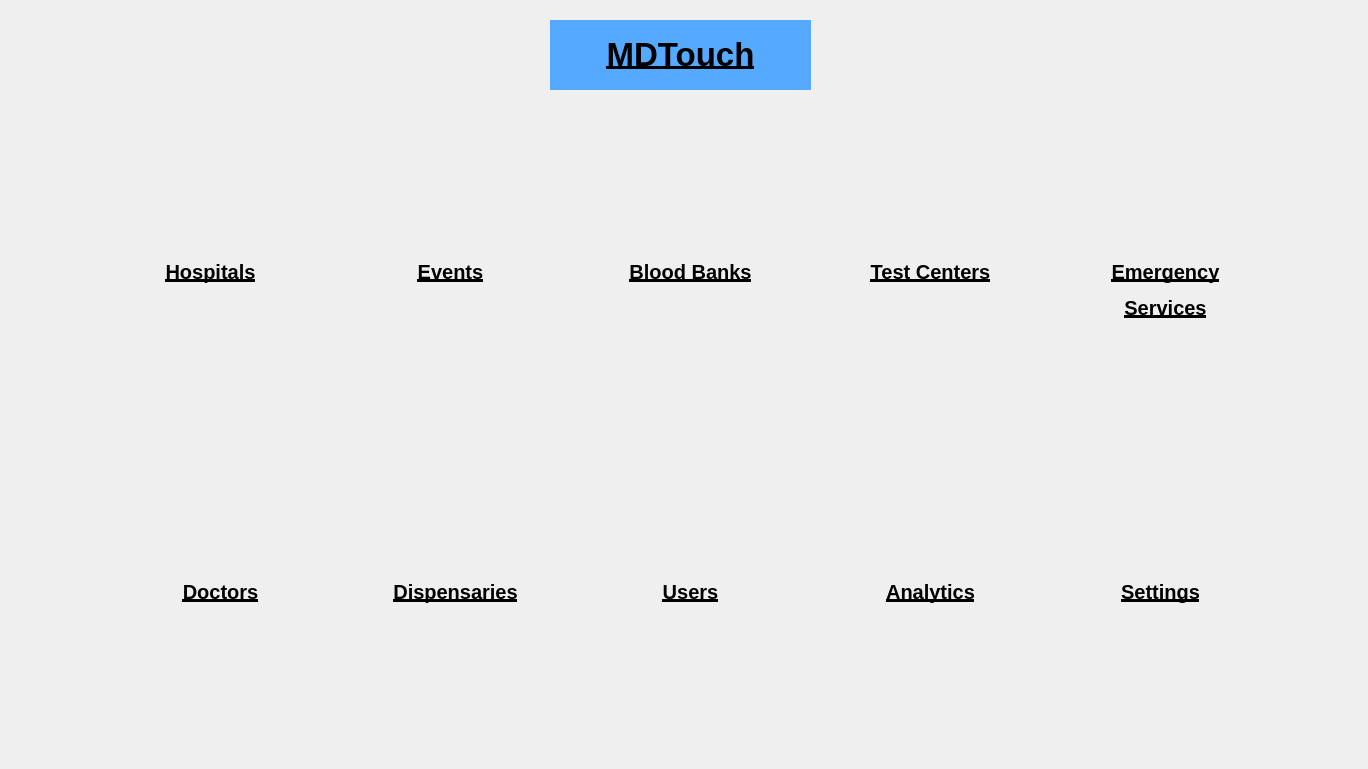
<?xml version="1.0" encoding="UTF-8"?>
<ui version="4.0">
 <class>superadminHome</class>
 <widget class="QMainWindow" name="superadminHome">
  <property name="geometry">
   <rect>
    <x>0</x>
    <y>0</y>
    <width>1368</width>
    <height>769</height>
   </rect>
  </property>
  <property name="sizePolicy">
   <sizepolicy hsizetype="Fixed" vsizetype="Fixed">
    <horstretch>0</horstretch>
    <verstretch>0</verstretch>
   </sizepolicy>
  </property>
  <property name="windowTitle">
   <string>MainWindow</string>
  </property>
  <widget class="QWidget" name="centralwidget">
   <widget class="QLabel" name="eventLabel">
    <property name="geometry">
     <rect>
      <x>380</x>
      <y>260</y>
      <width>141</width>
      <height>51</height>
     </rect>
    </property>
    <property name="text">
     <string>&lt;html&gt;&lt;head/&gt;&lt;body&gt;&lt;p align=&quot;center&quot;&gt;&lt;span style=&quot; font-size:15pt; font-weight:600; text-decoration: underline;&quot;&gt;Events&lt;/span&gt;&lt;/p&gt;&lt;/body&gt;&lt;/html&gt;</string>
    </property>
    <property name="alignment">
     <set>Qt::AlignLeading|Qt::AlignLeft|Qt::AlignTop</set>
    </property>
   </widget>
   <widget class="QLabel" name="emergencyLabel">
    <property name="geometry">
     <rect>
      <x>1080</x>
      <y>260</y>
      <width>171</width>
      <height>81</height>
     </rect>
    </property>
    <property name="sizePolicy">
     <sizepolicy hsizetype="Fixed" vsizetype="Fixed">
      <horstretch>0</horstretch>
      <verstretch>0</verstretch>
     </sizepolicy>
    </property>
    <property name="text">
     <string>&lt;html&gt;&lt;head/&gt;&lt;body&gt;&lt;p align=&quot;center&quot;&gt;&lt;span style=&quot; font-size:15pt; font-weight:600; text-decoration: underline;&quot;&gt;Emergency&lt;/span&gt;&lt;/p&gt;&lt;p align=&quot;center&quot;&gt;&lt;span style=&quot; font-size:15pt; font-weight:600; text-decoration: underline;&quot;&gt;Services&lt;/span&gt;&lt;/p&gt;&lt;/body&gt;&lt;/html&gt;</string>
    </property>
    <property name="alignment">
     <set>Qt::AlignLeading|Qt::AlignLeft|Qt::AlignTop</set>
    </property>
   </widget>
   <widget class="QLabel" name="bloodLabel">
    <property name="geometry">
     <rect>
      <x>600</x>
      <y>260</y>
      <width>181</width>
      <height>51</height>
     </rect>
    </property>
    <property name="text">
     <string>&lt;html&gt;&lt;head/&gt;&lt;body&gt;&lt;p align=&quot;center&quot;&gt;&lt;span style=&quot; font-size:15pt; font-weight:600; text-decoration: underline;&quot;&gt;Blood Banks&lt;/span&gt;&lt;/p&gt;&lt;/body&gt;&lt;/html&gt;</string>
    </property>
    <property name="alignment">
     <set>Qt::AlignLeading|Qt::AlignLeft|Qt::AlignTop</set>
    </property>
   </widget>
   <widget class="QLabel" name="doctorLabel">
    <property name="geometry">
     <rect>
      <x>150</x>
      <y>580</y>
      <width>141</width>
      <height>51</height>
     </rect>
    </property>
    <property name="sizePolicy">
     <sizepolicy hsizetype="Fixed" vsizetype="Fixed">
      <horstretch>0</horstretch>
      <verstretch>0</verstretch>
     </sizepolicy>
    </property>
    <property name="text">
     <string>&lt;html&gt;&lt;head/&gt;&lt;body&gt;&lt;p align=&quot;center&quot;&gt;&lt;span style=&quot; font-size:15pt; font-weight:600; text-decoration: underline;&quot;&gt;Doctors&lt;/span&gt;&lt;/p&gt;&lt;/body&gt;&lt;/html&gt;</string>
    </property>
    <property name="alignment">
     <set>Qt::AlignLeading|Qt::AlignLeft|Qt::AlignTop</set>
    </property>
   </widget>
   <widget class="QLabel" name="testLabel">
    <property name="geometry">
     <rect>
      <x>840</x>
      <y>260</y>
      <width>181</width>
      <height>51</height>
     </rect>
    </property>
    <property name="text">
     <string>&lt;html&gt;&lt;head/&gt;&lt;body&gt;&lt;p align=&quot;center&quot;&gt;&lt;span style=&quot; font-size:15pt; font-weight:600; text-decoration: underline;&quot;&gt;Test Centers&lt;/span&gt;&lt;/p&gt;&lt;/body&gt;&lt;/html&gt;</string>
    </property>
    <property name="alignment">
     <set>Qt::AlignLeading|Qt::AlignLeft|Qt::AlignTop</set>
    </property>
   </widget>
   <widget class="QLabel" name="dispensaryLabel">
    <property name="geometry">
     <rect>
      <x>370</x>
      <y>580</y>
      <width>171</width>
      <height>51</height>
     </rect>
    </property>
    <property name="sizePolicy">
     <sizepolicy hsizetype="Fixed" vsizetype="Fixed">
      <horstretch>0</horstretch>
      <verstretch>0</verstretch>
     </sizepolicy>
    </property>
    <property name="text">
     <string>&lt;html&gt;&lt;head/&gt;&lt;body&gt;&lt;p align=&quot;center&quot;&gt;&lt;span style=&quot; font-size:15pt; font-weight:600; text-decoration: underline;&quot;&gt;Dispensaries&lt;/span&gt;&lt;/p&gt;&lt;/body&gt;&lt;/html&gt;</string>
    </property>
    <property name="alignment">
     <set>Qt::AlignLeading|Qt::AlignLeft|Qt::AlignTop</set>
    </property>
   </widget>
   <widget class="QLabel" name="settingsLabel">
    <property name="geometry">
     <rect>
      <x>1090</x>
      <y>580</y>
      <width>141</width>
      <height>51</height>
     </rect>
    </property>
    <property name="sizePolicy">
     <sizepolicy hsizetype="Fixed" vsizetype="Fixed">
      <horstretch>0</horstretch>
      <verstretch>0</verstretch>
     </sizepolicy>
    </property>
    <property name="text">
     <string>&lt;html&gt;&lt;head/&gt;&lt;body&gt;&lt;p align=&quot;center&quot;&gt;&lt;span style=&quot; font-size:15pt; font-weight:600; text-decoration: underline;&quot;&gt;Settings&lt;/span&gt;&lt;/p&gt;&lt;/body&gt;&lt;/html&gt;</string>
    </property>
    <property name="alignment">
     <set>Qt::AlignLeading|Qt::AlignLeft|Qt::AlignTop</set>
    </property>
   </widget>
   <widget class="QPushButton" name="logout">
    <property name="geometry">
     <rect>
      <x>1240</x>
      <y>10</y>
      <width>101</width>
      <height>91</height>
     </rect>
    </property>
    <property name="styleSheet">
     <string notr="true">border:none;</string>
    </property>
    <property name="text">
     <string/>
    </property>
    <property name="icon">
     <iconset>
      <normaloff>../MdTouch/Images/logout.jpg</normaloff>../MdTouch/Images/logout.jpg</iconset>
    </property>
    <property name="iconSize">
     <size>
      <width>80</width>
      <height>80</height>
     </size>
    </property>
   </widget>
   <widget class="QWidget" name="horizontalLayoutWidget">
    <property name="geometry">
     <rect>
      <x>40</x>
      <y>130</y>
      <width>1301</width>
      <height>131</height>
     </rect>
    </property>
    <layout class="QHBoxLayout" name="horizontalLayout">
     <item>
      <widget class="QPushButton" name="hospital">
       <property name="sizePolicy">
        <sizepolicy hsizetype="Fixed" vsizetype="Fixed">
         <horstretch>0</horstretch>
         <verstretch>0</verstretch>
        </sizepolicy>
       </property>
       <property name="maximumSize">
        <size>
         <width>120</width>
         <height>120</height>
        </size>
       </property>
       <property name="autoFillBackground">
        <bool>false</bool>
       </property>
       <property name="styleSheet">
        <string notr="true">border:none;</string>
       </property>
       <property name="text">
        <string/>
       </property>
       <property name="icon">
        <iconset>
         <normaloff>../MdTouch/Images/hospital.png</normaloff>../MdTouch/Images/hospital.png</iconset>
       </property>
       <property name="iconSize">
        <size>
         <width>100</width>
         <height>100</height>
        </size>
       </property>
      </widget>
     </item>
     <item>
      <widget class="QPushButton" name="events">
       <property name="sizePolicy">
        <sizepolicy hsizetype="Fixed" vsizetype="Fixed">
         <horstretch>0</horstretch>
         <verstretch>0</verstretch>
        </sizepolicy>
       </property>
       <property name="minimumSize">
        <size>
         <width>0</width>
         <height>0</height>
        </size>
       </property>
       <property name="maximumSize">
        <size>
         <width>120</width>
         <height>120</height>
        </size>
       </property>
       <property name="styleSheet">
        <string notr="true">border:none;</string>
       </property>
       <property name="text">
        <string/>
       </property>
       <property name="icon">
        <iconset>
         <normaloff>../../Images/event.jpg</normaloff>../../Images/event.jpg</iconset>
       </property>
       <property name="iconSize">
        <size>
         <width>100</width>
         <height>100</height>
        </size>
       </property>
      </widget>
     </item>
     <item>
      <widget class="QPushButton" name="bloodBank">
       <property name="sizePolicy">
        <sizepolicy hsizetype="Fixed" vsizetype="Fixed">
         <horstretch>0</horstretch>
         <verstretch>0</verstretch>
        </sizepolicy>
       </property>
       <property name="maximumSize">
        <size>
         <width>120</width>
         <height>120</height>
        </size>
       </property>
       <property name="styleSheet">
        <string notr="true">border:none;</string>
       </property>
       <property name="text">
        <string/>
       </property>
       <property name="icon">
        <iconset>
         <normaloff>../MdTouch/Images/bloodbank.png</normaloff>../MdTouch/Images/bloodbank.png</iconset>
       </property>
       <property name="iconSize">
        <size>
         <width>100</width>
         <height>100</height>
        </size>
       </property>
      </widget>
     </item>
     <item>
      <widget class="QPushButton" name="testCenters">
       <property name="sizePolicy">
        <sizepolicy hsizetype="Fixed" vsizetype="Fixed">
         <horstretch>0</horstretch>
         <verstretch>0</verstretch>
        </sizepolicy>
       </property>
       <property name="maximumSize">
        <size>
         <width>120</width>
         <height>120</height>
        </size>
       </property>
       <property name="styleSheet">
        <string notr="true">border:none;</string>
       </property>
       <property name="text">
        <string/>
       </property>
       <property name="icon">
        <iconset>
         <normaloff>../MdTouch/Images/test_2.png</normaloff>../MdTouch/Images/test_2.png</iconset>
       </property>
       <property name="iconSize">
        <size>
         <width>100</width>
         <height>100</height>
        </size>
       </property>
      </widget>
     </item>
     <item>
      <widget class="QPushButton" name="emergency">
       <property name="sizePolicy">
        <sizepolicy hsizetype="Fixed" vsizetype="Fixed">
         <horstretch>0</horstretch>
         <verstretch>0</verstretch>
        </sizepolicy>
       </property>
       <property name="maximumSize">
        <size>
         <width>120</width>
         <height>120</height>
        </size>
       </property>
       <property name="styleSheet">
        <string notr="true">border:none;</string>
       </property>
       <property name="text">
        <string/>
       </property>
       <property name="icon">
        <iconset>
         <normaloff>../MdTouch/Images/emergency.png</normaloff>../MdTouch/Images/emergency.png</iconset>
       </property>
       <property name="iconSize">
        <size>
         <width>100</width>
         <height>100</height>
        </size>
       </property>
      </widget>
     </item>
    </layout>
   </widget>
   <widget class="QWidget" name="horizontalLayoutWidget_2">
    <property name="geometry">
     <rect>
      <x>40</x>
      <y>450</y>
      <width>1301</width>
      <height>131</height>
     </rect>
    </property>
    <layout class="QHBoxLayout" name="horizontalLayout_2">
     <item>
      <widget class="QPushButton" name="doctor">
       <property name="sizePolicy">
        <sizepolicy hsizetype="Fixed" vsizetype="Fixed">
         <horstretch>0</horstretch>
         <verstretch>0</verstretch>
        </sizepolicy>
       </property>
       <property name="maximumSize">
        <size>
         <width>120</width>
         <height>120</height>
        </size>
       </property>
       <property name="styleSheet">
        <string notr="true">border:none;</string>
       </property>
       <property name="text">
        <string/>
       </property>
       <property name="icon">
        <iconset>
         <normaloff>../MdTouch/Images/doctor.png</normaloff>../MdTouch/Images/doctor.png</iconset>
       </property>
       <property name="iconSize">
        <size>
         <width>100</width>
         <height>100</height>
        </size>
       </property>
      </widget>
     </item>
     <item>
      <widget class="QPushButton" name="dispensary">
       <property name="sizePolicy">
        <sizepolicy hsizetype="Fixed" vsizetype="Fixed">
         <horstretch>0</horstretch>
         <verstretch>0</verstretch>
        </sizepolicy>
       </property>
       <property name="maximumSize">
        <size>
         <width>120</width>
         <height>120</height>
        </size>
       </property>
       <property name="styleSheet">
        <string notr="true">border:none;</string>
       </property>
       <property name="text">
        <string/>
       </property>
       <property name="icon">
        <iconset>
         <normaloff>../../Images/dispensary.png</normaloff>../../Images/dispensary.png</iconset>
       </property>
       <property name="iconSize">
        <size>
         <width>100</width>
         <height>100</height>
        </size>
       </property>
      </widget>
     </item>
     <item>
      <widget class="QPushButton" name="users">
       <property name="sizePolicy">
        <sizepolicy hsizetype="Fixed" vsizetype="Fixed">
         <horstretch>0</horstretch>
         <verstretch>0</verstretch>
        </sizepolicy>
       </property>
       <property name="maximumSize">
        <size>
         <width>120</width>
         <height>120</height>
        </size>
       </property>
       <property name="styleSheet">
        <string notr="true">border:none;</string>
       </property>
       <property name="text">
        <string/>
       </property>
       <property name="icon">
        <iconset>
         <normaloff>../MdTouch/Images/users.png</normaloff>../MdTouch/Images/users.png</iconset>
       </property>
       <property name="iconSize">
        <size>
         <width>100</width>
         <height>100</height>
        </size>
       </property>
      </widget>
     </item>
     <item>
      <widget class="QPushButton" name="analytics">
       <property name="sizePolicy">
        <sizepolicy hsizetype="Fixed" vsizetype="Fixed">
         <horstretch>0</horstretch>
         <verstretch>0</verstretch>
        </sizepolicy>
       </property>
       <property name="maximumSize">
        <size>
         <width>120</width>
         <height>120</height>
        </size>
       </property>
       <property name="styleSheet">
        <string notr="true">border:none;</string>
       </property>
       <property name="text">
        <string/>
       </property>
       <property name="icon">
        <iconset>
         <normaloff>../MdTouch/Images/statistics.png</normaloff>../MdTouch/Images/statistics.png</iconset>
       </property>
       <property name="iconSize">
        <size>
         <width>100</width>
         <height>100</height>
        </size>
       </property>
      </widget>
     </item>
     <item>
      <widget class="QPushButton" name="settings">
       <property name="sizePolicy">
        <sizepolicy hsizetype="Fixed" vsizetype="Fixed">
         <horstretch>0</horstretch>
         <verstretch>0</verstretch>
        </sizepolicy>
       </property>
       <property name="maximumSize">
        <size>
         <width>120</width>
         <height>120</height>
        </size>
       </property>
       <property name="styleSheet">
        <string notr="true">border:none;</string>
       </property>
       <property name="text">
        <string/>
       </property>
       <property name="icon">
        <iconset>
         <normaloff>../MdTouch/Images/settings.jpg</normaloff>../MdTouch/Images/settings.jpg</iconset>
       </property>
       <property name="iconSize">
        <size>
         <width>100</width>
         <height>100</height>
        </size>
       </property>
      </widget>
     </item>
    </layout>
   </widget>
   <widget class="QLabel" name="analyticsLabel">
    <property name="geometry">
     <rect>
      <x>840</x>
      <y>580</y>
      <width>181</width>
      <height>51</height>
     </rect>
    </property>
    <property name="sizePolicy">
     <sizepolicy hsizetype="Fixed" vsizetype="Fixed">
      <horstretch>0</horstretch>
      <verstretch>0</verstretch>
     </sizepolicy>
    </property>
    <property name="text">
     <string>&lt;html&gt;&lt;head/&gt;&lt;body&gt;&lt;p align=&quot;center&quot;&gt;&lt;span style=&quot; font-size:15pt; font-weight:600; text-decoration: underline;&quot;&gt;Analytics&lt;/span&gt;&lt;/p&gt;&lt;/body&gt;&lt;/html&gt;</string>
    </property>
    <property name="alignment">
     <set>Qt::AlignLeading|Qt::AlignLeft|Qt::AlignTop</set>
    </property>
   </widget>
   <widget class="QLabel" name="usersLabel">
    <property name="geometry">
     <rect>
      <x>600</x>
      <y>580</y>
      <width>181</width>
      <height>51</height>
     </rect>
    </property>
    <property name="sizePolicy">
     <sizepolicy hsizetype="Fixed" vsizetype="Fixed">
      <horstretch>0</horstretch>
      <verstretch>0</verstretch>
     </sizepolicy>
    </property>
    <property name="text">
     <string>&lt;html&gt;&lt;head/&gt;&lt;body&gt;&lt;p align=&quot;center&quot;&gt;&lt;span style=&quot; font-size:15pt; font-weight:600; text-decoration: underline;&quot;&gt;Users&lt;/span&gt;&lt;/p&gt;&lt;/body&gt;&lt;/html&gt;</string>
    </property>
    <property name="alignment">
     <set>Qt::AlignLeading|Qt::AlignLeft|Qt::AlignTop</set>
    </property>
   </widget>
   <widget class="QLabel" name="title_2">
    <property name="geometry">
     <rect>
      <x>550</x>
      <y>20</y>
      <width>261</width>
      <height>70</height>
     </rect>
    </property>
    <property name="sizePolicy">
     <sizepolicy hsizetype="Fixed" vsizetype="Fixed">
      <horstretch>0</horstretch>
      <verstretch>0</verstretch>
     </sizepolicy>
    </property>
    <property name="minimumSize">
     <size>
      <width>0</width>
      <height>50</height>
     </size>
    </property>
    <property name="maximumSize">
     <size>
      <width>400</width>
      <height>70</height>
     </size>
    </property>
    <property name="styleSheet">
     <string notr="true">background-color: rgb(85, 170, 255);</string>
    </property>
    <property name="text">
     <string>&lt;!DOCTYPE HTML PUBLIC &quot;-//W3C//DTD HTML 4.0//EN&quot; &quot;http://www.w3.org/TR/REC-html40/strict.dtd&quot;&gt;
&lt;html&gt;&lt;head&gt;&lt;meta name=&quot;qrichtext&quot; content=&quot;1&quot; /&gt;&lt;style type=&quot;text/css&quot;&gt;
p, li { white-space: pre-wrap; }
&lt;/style&gt;&lt;/head&gt;&lt;body style=&quot; font-family:'MS Shell Dlg 2'; font-size:8pt; font-weight:400; font-style:normal;&quot;&gt;
&lt;p align=&quot;center&quot; style=&quot; margin-top:12px; margin-bottom:12px; margin-left:0px; margin-right:0px; -qt-block-indent:0; text-indent:0px;&quot;&gt;&lt;span style=&quot; font-size:25pt; font-weight:600; text-decoration: underline;&quot;&gt;MDTouch&lt;/span&gt;&lt;/p&gt;&lt;/body&gt;&lt;/html&gt;</string>
    </property>
   </widget>
   <widget class="QLabel" name="hospitalLabel">
    <property name="geometry">
     <rect>
      <x>140</x>
      <y>260</y>
      <width>141</width>
      <height>51</height>
     </rect>
    </property>
    <property name="text">
     <string>&lt;html&gt;&lt;head/&gt;&lt;body&gt;&lt;p align=&quot;center&quot;&gt;&lt;span style=&quot; font-size:15pt; font-weight:600; text-decoration: underline;&quot;&gt;Hospitals&lt;/span&gt;&lt;/p&gt;&lt;/body&gt;&lt;/html&gt;</string>
    </property>
    <property name="alignment">
     <set>Qt::AlignLeading|Qt::AlignLeft|Qt::AlignTop</set>
    </property>
   </widget>
  </widget>
 </widget>
 <resources>
  <include location="../../Images/img.qrc"/>
 </resources>
 <connections/>
</ui>
